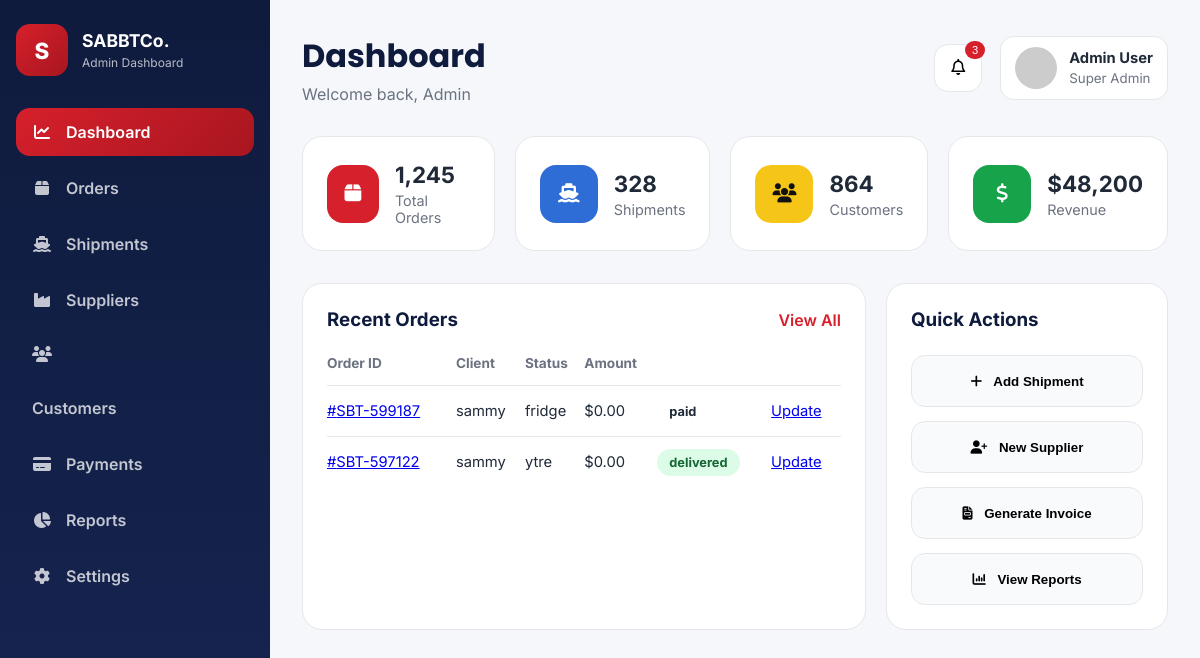
The app's page /en/dashboard/ (signed in), older data.
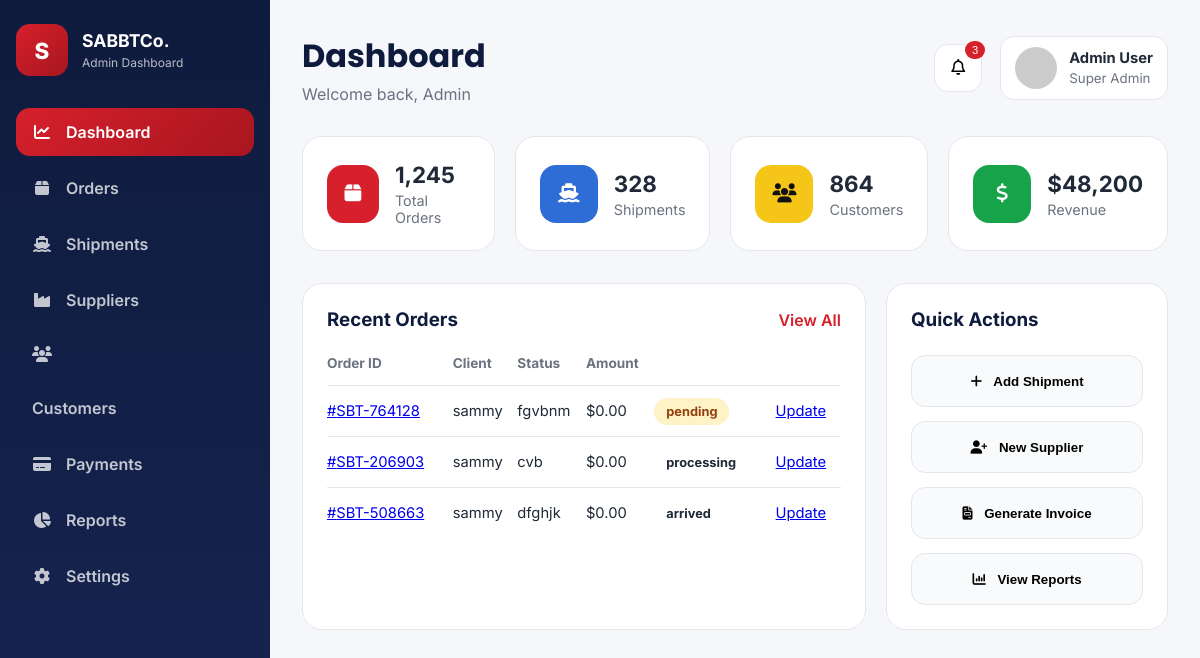
The same page, newer data.
### app/models.py (models this page shows, shortened)
class Order(models.Model):
    STATUS_CHOICES = [
        ("pending", "Pending"),
        ("processing", "Processing"),
        ("paid", "Paid"),
        ("shipping", "Shipping"),
        ("arrived", "Arrived"),
        ("delivered", "Delivered"),
        ("cancelled", "Cancelled"),
    ]
    user = models.ForeignKey(
        User,
        on_delete=models.CASCADE,
        related_name="orders"
    )
    order_id = models.CharField(
        max_length=20,
        unique=True,
        blank=True
    )
    full_name = models.CharField(max_length=255)
    email = models.EmailField()
    phone = models.CharField(max_length=20)
    address = models.TextField()
    notes = models.TextField(
        blank=True,
        null=True
    )
    product_name = models.CharField(max_length=255)
    quantity = models.PositiveIntegerField(default=1)
    amount = models.DecimalField(
        max_digits=10,
        decimal_places=2,
        default=0
    )
    status = models.CharField(
        max_length=20,
        choices=STATUS_CHOICES,
        default="pending"
    )
    tracking_number = models.CharField(
        max_length=100,
        blank=True,
        null=True
    )
    created_at = models.DateTimeField(auto_now_add=True)
    updated_at = models.DateTimeField(auto_now=True)

### app/views.py (the view)
# urls.py: path("dashboard/", views.dashboard, name="dashboard"),
@staff_member_required
def dashboard(request):
    orders = Order.objects.all().order_by("-created_at")
    context = {
        "orders": orders
    }
    return render(
        request,
        "dashboard/index.html",
        context
    )

### app/templates/dashboard/index.html (shortened to what the changed rows need)
{% load static %}
<!DOCTYPE html>
<html lang="en">
<head>
    <link rel="stylesheet"
          href="https://cdnjs.cloudflare.com/ajax/libs/font-awesome/6.5.1/css/all.min.css">
    <link rel="stylesheet"
          href="{% static 'css/dashboard.css' %}">
</head>
<body>
<div class="dashboard-layout">
    <aside class="sidebar"
           id="sidebar">
        <div class="sidebar-logo">
            <div>
                <h2>
                    SABBTCo.
                </h2>
            </div>
        </div>
    </aside>
    <main class="main-content">
        <div class="topbar">
            <div>
                <h1>
                    Dashboard
                </h1>
            </div>
        </div>
        <div class="dashboard-grid">
            <div class="dashboard-card">
                <div class="table-wrap">
                    <table>
                        <thead>
                            <tr>
                                <th>
                                    Order ID
                                </th>
                                <th>
                                    Client
                                </th>
                                <th>
                                    Status
                                </th>
                                <th>
                                    Amount
                                </th>
                            </tr>
                        </thead>
                        <tbody>
{% for order in orders %}
<tr>
    <td>
    <a href="{% url 'order_detail' order.order_id %}">
        #{{ order.order_id }}
    </a>
</td>
    <td>
        {{ order.user.username }}
    </td>
    <td>
        {{ order.product_name }}
    </td>
    <td>
        ${{ order.amount }}
    </td>
    <td>
        <span class="status {{ order.status }}">
            {{ order.status }}
        </span>
    </td>
    <td>
        <a href="{% url 'update_order' order.order_id %}"
           class="action-btn">
            Update
        </a>
    </td>
</tr>
{% endfor %}
</tbody>
                    </table>
                </div>
            </div>
        </div>
    </main>
</div>
</body>
</html>

Row changes from the older to the newer data that the page shows:
added Order: order_id "SBT-764128", user.username "sammy", product_name "fgvbnm", amount "0.00", status "pending"
changed Order: order_id "SBT-599187" → "SBT-206903"; product_name "fridge" → "cvb"; status "paid" → "processing"
changed Order: order_id "SBT-597122" → "SBT-508663"; product_name "ytre" → "dfghjk"; status "delivered" → "arrived"
